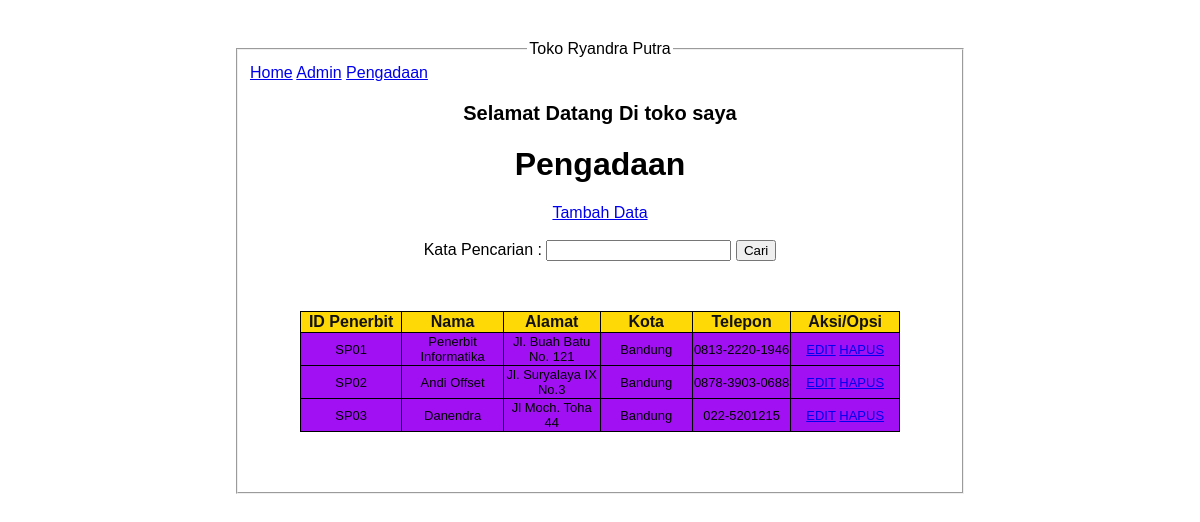
/Pengadaan.php, run on the app's committed database.
### tables this page shows
CREATE TABLE `tb_pembuat` (
  `ID_Penerbit` varchar(10) NOT NULL,
  `Nama` varchar(20) NOT NULL,
  `Alamat` varchar(30) NOT NULL,
  `Kota` varchar(10) NOT NULL,
  `Telepon` varchar(30) NOT NULL
);

### Pengadaan.php (the view, shortened to what this page needs)
<!DOCTYPE html>
<html lang='en'>
<head>
    <link rel="stylesheet" href="style.css">
</head>
<body>
<fieldset >
    <legend align="center">Toko Ryandra Putra</legend>
    <div class="nav">
        <a href="index.php">Home</a>
        <a href="Admin.php">Admin</a>
        <a href="Pengadaan.php">Pengadaan</a>
    </div>
    <h3 align="center">Selamat Datang Di toko saya</h3>
    <center><h1>Pengadaan</h1></center>
   <center><a href="tambah_penerbit.html">Tambah Data</a></center>
    <br>
    <div class="cari">
    <form method="GET" action="Pengadaan.php">
    <label>Kata Pencarian : </label>
    <input type="text" name="kata_cari" value="<?php if(isset($_GET['kata_cari'])) { echo
    $_GET['kata_cari']; } ?>" />
    <button type="submit">Cari</button>
    </div>
    <table class="table-home">
        <thead class="table thead">
            <tr>
            <th>ID Penerbit</th>
            <th>Nama</th>
            <th>Alamat</th>
            <th>Kota</th>
            <th>Telepon</th>
            <th colspan="2">Aksi/Opsi</th>
            </tr>
        </thead>
        <tbody>
            <?php
            include 'koneksi.php';
            if(isset($_GET['kata_cari'])) {
            $kata_cari = $_GET['kata_cari'];
            $query = "SELECT * FROM tb_pembuat WHERE ID_Penerbit like '%".$kata_cari."%' OR
            Nama like '%".$kata_cari."%' OR
            Telepon like '%".$kata_cari."%' ORDER BY ID_Penerbit ASC";
            } else {
            $query = "SELECT * FROM tb_pembuat ORDER BY ID_Penerbit ASC";
            }
            $result = mysqli_query($koneksi, $query);
            while ($row = mysqli_fetch_assoc($result)) {
        ?>
                <tr align="center">
                    <td><?php echo $row['ID_Penerbit']; ?></td>
                    <td><?php echo $row['Nama']; ?></td>
                    <td><?php echo $row['Alamat']; ?></td>
                    <td><?php echo $row['Kota']; ?></td>
                    <td><?php echo $row['Telepon']; ?></td>
                    <td>
                        <a href="edit_form1.php?ID_Penerbit=<?php echo $row['ID_Penerbit']; ?>">EDIT</a>
                        <a href="delete_penerbit.php?ID_Penerbit=<?php echo $row['ID_Penerbit']; ?>">HAPUS</a>
                    </td>
                </tr>
        <?php
        }
        ?>
    </tbody>
    </table>
    </fieldset>
    </body>
    </html>

### style.css (style rules this page uses)
fieldset { width: 400px; margin:auto; }
fieldset h3 { font-size: 20px; }
.cari { text-align: center; }
body { margin: 40px; font-family: Arial, Helvetica, sans-serif ; }
.table-home { margin: 50px; border-radius: 4px; }
table { width: 600px; font-size: 13px; color:black; border-collapse: collapse; align-items: center; }
table thead { color: rgb(19, 18, 18); font-size: 16px; width: 100%; }
table th { border: 1px solid black; background-color: rgb(255, 217, 5); width: 50px; }
table td { border: 1px solid black; background-color: rgb(160, 16, 243); width: 200px; }

### data on the page
tb_pembuat: ID_Penerbit "SP01", Nama "Penerbit Informatika", Alamat "Jl. Buah Batu No. 121", Kota "Bandung", Telepon "0813-2220-1946"
tb_pembuat: ID_Penerbit "SP02", Nama "Andi Offset", Alamat "Jl. Suryalaya IX No.3", Kota "Bandung", Telepon "0878-3903-0688"
tb_pembuat: ID_Penerbit "SP03", Nama "Danendra", Alamat "Jl Moch. Toha 44", Kota "Bandung", Telepon "022-5201215"
